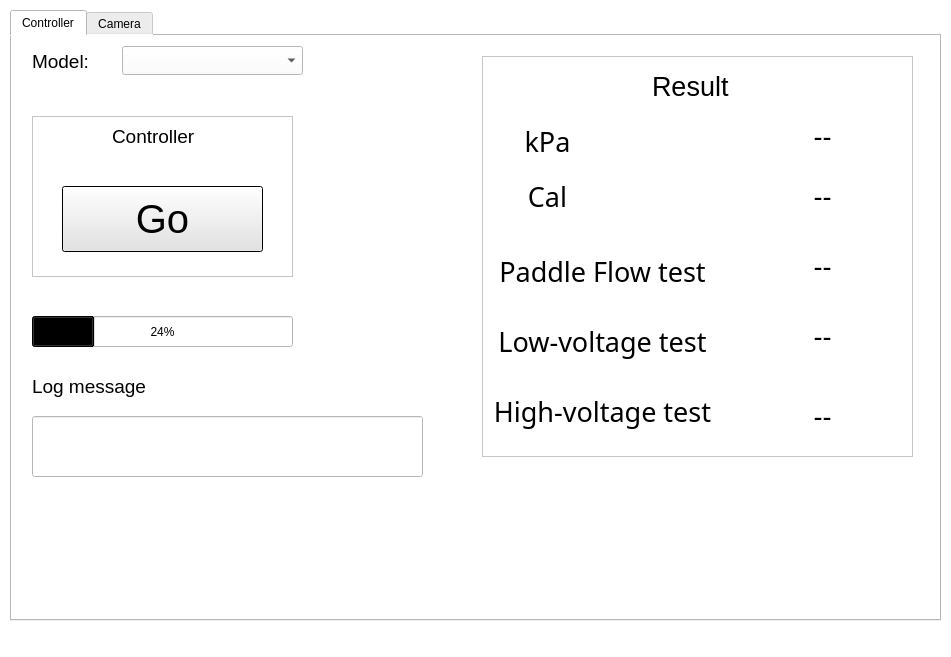
<?xml version="1.0" encoding="UTF-8"?>
<ui version="4.0">
 <class>MainWindow</class>
 <widget class="QMainWindow" name="MainWindow">
  <property name="geometry">
   <rect>
    <x>0</x>
    <y>0</y>
    <width>951</width>
    <height>657</height>
   </rect>
  </property>
  <property name="sizePolicy">
   <sizepolicy hsizetype="Fixed" vsizetype="Fixed">
    <horstretch>0</horstretch>
    <verstretch>0</verstretch>
   </sizepolicy>
  </property>
  <property name="cursor">
   <cursorShape>ArrowCursor</cursorShape>
  </property>
  <property name="mouseTracking">
   <bool>false</bool>
  </property>
  <property name="windowTitle">
   <string>Automated Calibration System GUI</string>
  </property>
  <property name="windowOpacity">
   <double>1.000000000000000</double>
  </property>
  <property name="autoFillBackground">
   <bool>false</bool>
  </property>
  <property name="styleSheet">
   <string notr="true">background-color: rgb(255, 255, 255);
</string>
  </property>
  <property name="iconSize">
   <size>
    <width>40</width>
    <height>40</height>
   </size>
  </property>
  <property name="tabShape">
   <enum>QTabWidget::Rounded</enum>
  </property>
  <widget class="QWidget" name="centralwidget">
   <property name="cursor">
    <cursorShape>BlankCursor</cursorShape>
   </property>
   <property name="styleSheet">
    <string notr="true">selection-background-color: qlineargradient(spread:pad, x1:0, y1:0, x2:1, y2:0, stop:0 rgba(85, 87, 83, 255), stop:1 rgba(255, 255, 255, 255));</string>
   </property>
   <widget class="QTabWidget" name="tabWidget">
    <property name="enabled">
     <bool>true</bool>
    </property>
    <property name="geometry">
     <rect>
      <x>10</x>
      <y>10</y>
      <width>931</width>
      <height>611</height>
     </rect>
    </property>
    <property name="sizePolicy">
     <sizepolicy hsizetype="Expanding" vsizetype="Expanding">
      <horstretch>0</horstretch>
      <verstretch>0</verstretch>
     </sizepolicy>
    </property>
    <property name="font">
     <font>
      <family>Ubuntu</family>
      <italic>false</italic>
     </font>
    </property>
    <property name="cursor">
     <cursorShape>ArrowCursor</cursorShape>
    </property>
    <property name="autoFillBackground">
     <bool>false</bool>
    </property>
    <property name="styleSheet">
     <string notr="true">background-color: rgb(255, 255, 255);</string>
    </property>
    <property name="currentIndex">
     <number>0</number>
    </property>
    <widget class="QWidget" name="tab_3">
     <attribute name="title">
      <string>Controller</string>
     </attribute>
     <widget class="QLabel" name="Model">
      <property name="geometry">
       <rect>
        <x>20</x>
        <y>10</y>
        <width>81</width>
        <height>31</height>
       </rect>
      </property>
      <property name="font">
       <font>
        <pointsize>14</pointsize>
       </font>
      </property>
      <property name="text">
       <string>Model:</string>
      </property>
     </widget>
     <widget class="QComboBox" name="modelList">
      <property name="geometry">
       <rect>
        <x>110</x>
        <y>10</y>
        <width>181</width>
        <height>29</height>
       </rect>
      </property>
      <property name="currentText">
       <string/>
      </property>
      <property name="currentIndex">
       <number>-1</number>
      </property>
     </widget>
     <widget class="QLabel" name="calLabel">
      <property name="geometry">
       <rect>
        <x>480</x>
        <y>140</y>
        <width>111</width>
        <height>41</height>
       </rect>
      </property>
      <property name="font">
       <font>
        <family>Ubuntu Condensed</family>
        <pointsize>20</pointsize>
        <weight>50</weight>
        <bold>false</bold>
       </font>
      </property>
      <property name="styleSheet">
       <string notr="true">background-color: rgb(255, 255, 255);</string>
      </property>
      <property name="frameShape">
       <enum>QFrame::NoFrame</enum>
      </property>
      <property name="frameShadow">
       <enum>QFrame::Plain</enum>
      </property>
      <property name="lineWidth">
       <number>2</number>
      </property>
      <property name="text">
       <string>Cal</string>
      </property>
      <property name="alignment">
       <set>Qt::AlignCenter</set>
      </property>
     </widget>
     <widget class="QLabel" name="kpaLabel">
      <property name="geometry">
       <rect>
        <x>480</x>
        <y>80</y>
        <width>111</width>
        <height>51</height>
       </rect>
      </property>
      <property name="font">
       <font>
        <family>Ubuntu Condensed</family>
        <pointsize>20</pointsize>
        <weight>50</weight>
        <bold>false</bold>
       </font>
      </property>
      <property name="styleSheet">
       <string notr="true">background-color: rgb(255, 255, 255);</string>
      </property>
      <property name="frameShape">
       <enum>QFrame::NoFrame</enum>
      </property>
      <property name="frameShadow">
       <enum>QFrame::Plain</enum>
      </property>
      <property name="lineWidth">
       <number>2</number>
      </property>
      <property name="text">
       <string>kPa</string>
      </property>
      <property name="scaledContents">
       <bool>false</bool>
      </property>
      <property name="alignment">
       <set>Qt::AlignCenter</set>
      </property>
     </widget>
     <widget class="QPushButton" name="startButton">
      <property name="geometry">
       <rect>
        <x>50</x>
        <y>150</y>
        <width>201</width>
        <height>66</height>
       </rect>
      </property>
      <property name="font">
       <font>
        <pointsize>30</pointsize>
       </font>
      </property>
      <property name="cursor">
       <cursorShape>PointingHandCursor</cursorShape>
      </property>
      <property name="layoutDirection">
       <enum>Qt::LeftToRight</enum>
      </property>
      <property name="autoFillBackground">
       <bool>false</bool>
      </property>
      <property name="styleSheet">
       <string notr="true">background-color: rgb(255, 255, 255);</string>
      </property>
      <property name="text">
       <string>Go</string>
      </property>
      <property name="default">
       <bool>true</bool>
      </property>
      <property name="flat">
       <bool>false</bool>
      </property>
     </widget>
     <widget class="QTextBrowser" name="resultFrame">
      <property name="geometry">
       <rect>
        <x>470</x>
        <y>20</y>
        <width>431</width>
        <height>401</height>
       </rect>
      </property>
     </widget>
     <widget class="QLabel" name="Result">
      <property name="geometry">
       <rect>
        <x>640</x>
        <y>30</y>
        <width>101</width>
        <height>41</height>
       </rect>
      </property>
      <property name="font">
       <font>
        <pointsize>20</pointsize>
       </font>
      </property>
      <property name="text">
       <string>Result</string>
      </property>
     </widget>
     <widget class="QLabel" name="lowVoltageTestlabel">
      <property name="geometry">
       <rect>
        <x>480</x>
        <y>280</y>
        <width>221</width>
        <height>51</height>
       </rect>
      </property>
      <property name="font">
       <font>
        <family>Ubuntu Condensed</family>
        <pointsize>20</pointsize>
        <weight>50</weight>
        <bold>false</bold>
       </font>
      </property>
      <property name="styleSheet">
       <string notr="true">background-color: rgb(255, 255, 255);</string>
      </property>
      <property name="frameShape">
       <enum>QFrame::NoFrame</enum>
      </property>
      <property name="frameShadow">
       <enum>QFrame::Plain</enum>
      </property>
      <property name="lineWidth">
       <number>2</number>
      </property>
      <property name="text">
       <string>Low-voltage test</string>
      </property>
      <property name="scaledContents">
       <bool>false</bool>
      </property>
      <property name="alignment">
       <set>Qt::AlignCenter</set>
      </property>
     </widget>
     <widget class="QLabel" name="HighVoltageTestlabel">
      <property name="geometry">
       <rect>
        <x>480</x>
        <y>350</y>
        <width>221</width>
        <height>51</height>
       </rect>
      </property>
      <property name="font">
       <font>
        <family>Ubuntu Condensed</family>
        <pointsize>20</pointsize>
        <weight>50</weight>
        <bold>false</bold>
       </font>
      </property>
      <property name="styleSheet">
       <string notr="true">background-color: rgb(255, 255, 255);</string>
      </property>
      <property name="frameShape">
       <enum>QFrame::NoFrame</enum>
      </property>
      <property name="frameShadow">
       <enum>QFrame::Plain</enum>
      </property>
      <property name="lineWidth">
       <number>2</number>
      </property>
      <property name="text">
       <string>High-voltage test</string>
      </property>
      <property name="scaledContents">
       <bool>false</bool>
      </property>
      <property name="alignment">
       <set>Qt::AlignCenter</set>
      </property>
     </widget>
     <widget class="QTextBrowser" name="controllerFrame">
      <property name="geometry">
       <rect>
        <x>20</x>
        <y>80</y>
        <width>261</width>
        <height>161</height>
       </rect>
      </property>
     </widget>
     <widget class="QLabel" name="Controller">
      <property name="geometry">
       <rect>
        <x>100</x>
        <y>90</y>
        <width>121</width>
        <height>21</height>
       </rect>
      </property>
      <property name="font">
       <font>
        <pointsize>14</pointsize>
       </font>
      </property>
      <property name="text">
       <string>Controller</string>
      </property>
     </widget>
     <widget class="QLabel" name="kpaNumber">
      <property name="geometry">
       <rect>
        <x>740</x>
        <y>80</y>
        <width>141</width>
        <height>41</height>
       </rect>
      </property>
      <property name="font">
       <font>
        <pointsize>20</pointsize>
       </font>
      </property>
      <property name="text">
       <string>--</string>
      </property>
      <property name="alignment">
       <set>Qt::AlignCenter</set>
      </property>
     </widget>
     <widget class="QLabel" name="calNumber">
      <property name="geometry">
       <rect>
        <x>740</x>
        <y>140</y>
        <width>141</width>
        <height>41</height>
       </rect>
      </property>
      <property name="font">
       <font>
        <pointsize>20</pointsize>
       </font>
      </property>
      <property name="text">
       <string>--</string>
      </property>
      <property name="alignment">
       <set>Qt::AlignCenter</set>
      </property>
     </widget>
     <widget class="QLabel" name="lowVoltageTestResult">
      <property name="geometry">
       <rect>
        <x>740</x>
        <y>280</y>
        <width>141</width>
        <height>41</height>
       </rect>
      </property>
      <property name="font">
       <font>
        <pointsize>20</pointsize>
       </font>
      </property>
      <property name="text">
       <string>--</string>
      </property>
      <property name="alignment">
       <set>Qt::AlignCenter</set>
      </property>
     </widget>
     <widget class="QLabel" name="highVoltageTestResult">
      <property name="geometry">
       <rect>
        <x>740</x>
        <y>360</y>
        <width>141</width>
        <height>41</height>
       </rect>
      </property>
      <property name="font">
       <font>
        <pointsize>20</pointsize>
       </font>
      </property>
      <property name="text">
       <string>--</string>
      </property>
      <property name="alignment">
       <set>Qt::AlignCenter</set>
      </property>
     </widget>
     <widget class="QProgressBar" name="progressBar">
      <property name="geometry">
       <rect>
        <x>20</x>
        <y>280</y>
        <width>261</width>
        <height>31</height>
       </rect>
      </property>
      <property name="cursor">
       <cursorShape>ArrowCursor</cursorShape>
      </property>
      <property name="autoFillBackground">
       <bool>false</bool>
      </property>
      <property name="styleSheet">
       <string notr="true">color: rgb(0, 0, 0);</string>
      </property>
      <property name="value">
       <number>24</number>
      </property>
     </widget>
     <widget class="QLabel" name="paddleFlowTestlabel">
      <property name="geometry">
       <rect>
        <x>480</x>
        <y>210</y>
        <width>221</width>
        <height>51</height>
       </rect>
      </property>
      <property name="font">
       <font>
        <family>Ubuntu Condensed</family>
        <pointsize>20</pointsize>
        <weight>50</weight>
        <bold>false</bold>
       </font>
      </property>
      <property name="styleSheet">
       <string notr="true">background-color: rgb(255, 255, 255);</string>
      </property>
      <property name="frameShape">
       <enum>QFrame::NoFrame</enum>
      </property>
      <property name="frameShadow">
       <enum>QFrame::Plain</enum>
      </property>
      <property name="lineWidth">
       <number>2</number>
      </property>
      <property name="text">
       <string>Paddle Flow test</string>
      </property>
      <property name="alignment">
       <set>Qt::AlignCenter</set>
      </property>
     </widget>
     <widget class="QLabel" name="paddleFlowTestResult">
      <property name="geometry">
       <rect>
        <x>740</x>
        <y>210</y>
        <width>141</width>
        <height>41</height>
       </rect>
      </property>
      <property name="font">
       <font>
        <pointsize>20</pointsize>
       </font>
      </property>
      <property name="text">
       <string>--</string>
      </property>
      <property name="alignment">
       <set>Qt::AlignCenter</set>
      </property>
     </widget>
     <widget class="QLineEdit" name="logMessageLine">
      <property name="geometry">
       <rect>
        <x>20</x>
        <y>380</y>
        <width>391</width>
        <height>61</height>
       </rect>
      </property>
      <property name="readOnly">
       <bool>true</bool>
      </property>
     </widget>
     <widget class="QLabel" name="logMessageLabel">
      <property name="geometry">
       <rect>
        <x>20</x>
        <y>330</y>
        <width>141</width>
        <height>41</height>
       </rect>
      </property>
      <property name="font">
       <font>
        <pointsize>14</pointsize>
       </font>
      </property>
      <property name="text">
       <string>Log message</string>
      </property>
     </widget>
     <zorder>controllerFrame</zorder>
     <zorder>resultFrame</zorder>
     <zorder>Model</zorder>
     <zorder>modelList</zorder>
     <zorder>calLabel</zorder>
     <zorder>kpaLabel</zorder>
     <zorder>startButton</zorder>
     <zorder>Result</zorder>
     <zorder>lowVoltageTestlabel</zorder>
     <zorder>HighVoltageTestlabel</zorder>
     <zorder>Controller</zorder>
     <zorder>kpaNumber</zorder>
     <zorder>calNumber</zorder>
     <zorder>lowVoltageTestResult</zorder>
     <zorder>highVoltageTestResult</zorder>
     <zorder>progressBar</zorder>
     <zorder>paddleFlowTestlabel</zorder>
     <zorder>paddleFlowTestResult</zorder>
     <zorder>logMessageLine</zorder>
     <zorder>logMessageLabel</zorder>
    </widget>
    <widget class="QWidget" name="tab_4">
     <attribute name="title">
      <string>Camera</string>
     </attribute>
     <layout class="QGridLayout" name="gridLayout_4">
      <item row="0" column="0">
       <widget class="QScrollArea" name="scrollArea_2">
        <property name="widgetResizable">
         <bool>true</bool>
        </property>
        <widget class="QWidget" name="scrollAreaWidgetContents_2">
         <property name="geometry">
          <rect>
           <x>0</x>
           <y>0</y>
           <width>903</width>
           <height>549</height>
          </rect>
         </property>
         <layout class="QGridLayout" name="gridLayout_5">
          <item row="3" column="1">
           <widget class="QPushButton" name="closeButton">
            <property name="styleSheet">
             <string notr="true">background-color: rgb(239, 41, 41);</string>
            </property>
            <property name="text">
             <string>Close</string>
            </property>
            <property name="default">
             <bool>true</bool>
            </property>
           </widget>
          </item>
          <item row="3" column="0">
           <widget class="QPushButton" name="viewButton">
            <property name="styleSheet">
             <string notr="true">background-color: rgb(173, 127, 168);</string>
            </property>
            <property name="text">
             <string>View</string>
            </property>
            <property name="default">
             <bool>true</bool>
            </property>
           </widget>
          </item>
          <item row="3" column="2">
           <widget class="QPushButton" name="Snap">
            <property name="text">
             <string>Snap</string>
            </property>
           </widget>
          </item>
          <item row="0" column="0" colspan="3">
           <widget class="QLabel" name="webcamFrame">
            <property name="text">
             <string/>
            </property>
           </widget>
          </item>
         </layout>
        </widget>
       </widget>
      </item>
     </layout>
    </widget>
   </widget>
  </widget>
  <widget class="QMenuBar" name="menubar">
   <property name="geometry">
    <rect>
     <x>0</x>
     <y>0</y>
     <width>951</width>
     <height>26</height>
    </rect>
   </property>
   <property name="styleSheet">
    <string notr="true"/>
   </property>
  </widget>
  <widget class="QStatusBar" name="statusbar"/>
 </widget>
 <resources/>
 <connections/>
</ui>
